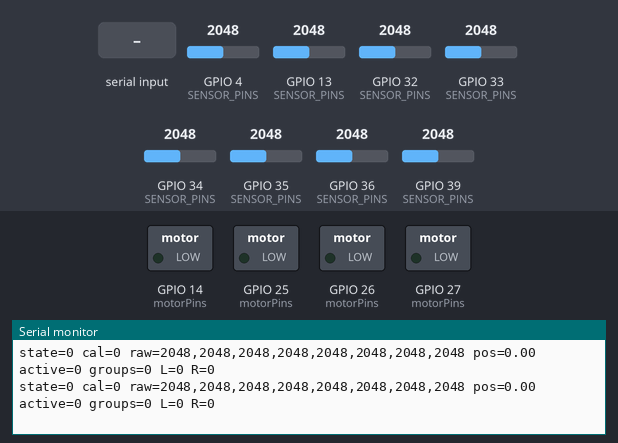
This sketch was run on a simulated ESP32. Parts: switched loads named in the sketch (green lamp = pin HIGH), the last lines printed to the serial monitor. The inputs (shaded band) are chosen by the test bench; at power-on: GPIO 4 (SENSOR_PINS) = 2048, GPIO 13 (SENSOR_PINS) = 2048, GPIO 32 (SENSOR_PINS) = 2048, GPIO 33 (SENSOR_PINS) = 2048, GPIO 34 (SENSOR_PINS) = 2048, GPIO 35 (SENSOR_PINS) = 2048, GPIO 36 (SENSOR_PINS) = 2048, GPIO 39 (SENSOR_PINS) = 2048 (analog values on the 0–4095 scale).

Above: at 1.2 s.
1.3 s: "s" received over Serial
At 1.46 s:
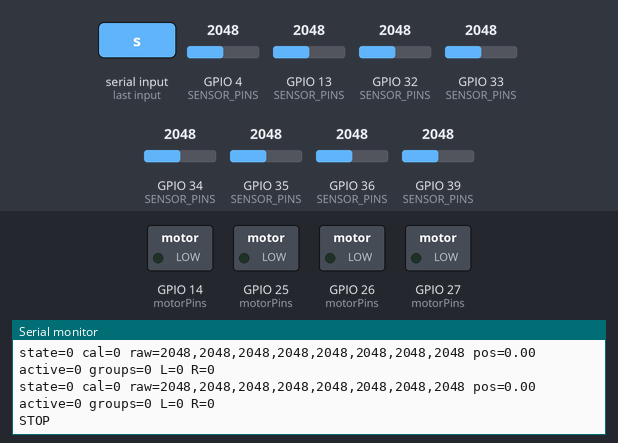
2.8 s: "c" received over Serial
At 2.97 s:
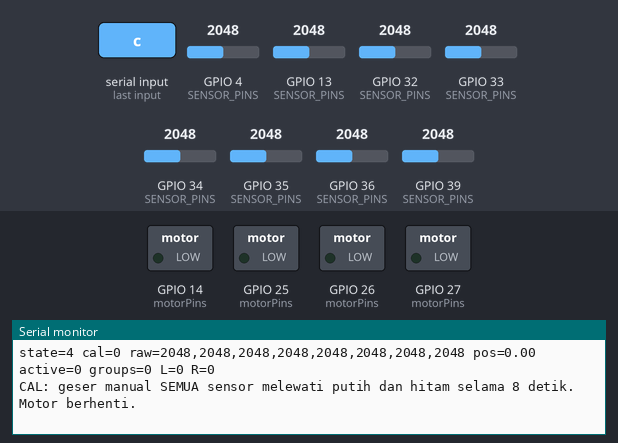
4.3 s: "r" received over Serial
At 4.47 s:
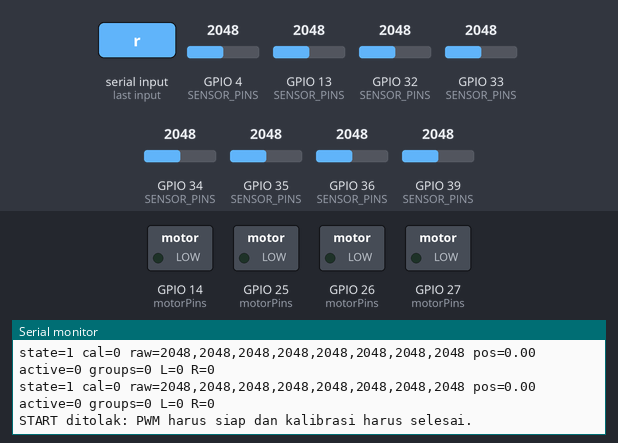
Timing chart, 0 to 7.3 s (numbered marks = the images above; inputs shaded):
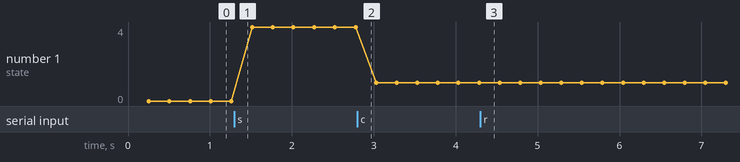

The sketch:

Line_Follower_Bumblebee_YADIKA8_1.0.ino
```cpp
#include <Arduino.h>
#include <esp_arduino_version.h>
#include <math.h>

#if !defined(CONFIG_IDF_TARGET_ESP32)
#error "Pin mapping hanya untuk ESP32 klasik WROOM/DevKit."
#endif
#if ESP_ARDUINO_VERSION_MAJOR < 3
#error "Gunakan Arduino-ESP32 core 3.x."
#endif

namespace Config {
constexpr uint8_t SENSOR_COUNT = 8;
constexpr uint8_t SENSOR_PINS[] = {36, 39, 34, 35, 32, 33, 13, 4};
constexpr uint8_t LEFT_IN1 = 25, LEFT_IN2 = 26, RIGHT_IN1 = 27, RIGHT_IN2 = 14;
constexpr bool INVERT_LEFT = false, INVERT_RIGHT = false;
constexpr int BASE_PWM = 100, CORNER_PWM = 65, MAX_PWM = 180, SEARCH_PWM = 70;
constexpr float KP = 30.0f, KI = 0.0f, KD = 0.15f;
constexpr float INTEGRAL_LIMIT = 1.0f, DERIVATIVE_TIME_CONSTANT_S = 0.015f;
constexpr uint32_t CONTROL_INTERVAL_US = 4000, CONTROL_TIMEOUT_US = 100000;
constexpr uint32_t CALIBRATION_DURATION_MS = 8000, SEARCH_TIMEOUT_MS = 700;
constexpr uint16_t MIN_CALIBRATION_SPAN = 300, ACTIVE_THRESHOLD = 450;
}

enum class RobotState : uint8_t { IDLE, CALIBRATING, RUNNING, SEARCHING, STOPPED, FAULT };
struct SensorReading {
  uint16_t raw[Config::SENSOR_COUNT] = {};
  uint8_t activeCount = 0, groups = 0;
  bool found = false;
  float position = 0.0f;
};

RobotState state = RobotState::IDLE;
SensorReading sensors;
uint16_t calibrationMin[Config::SENSOR_COUNT], calibrationMax[Config::SENSOR_COUNT];
bool calibrated = false, motorsReady = false, pidInitialized = false, telemetryEnabled = true;
float previousError = 0.0f, integral = 0.0f, filteredDerivative = 0.0f;
int lastDirection = 0, commandedLeft = 0, commandedRight = 0;
uint32_t previousControlUs = 0, calibrationStartedMs = 0, searchStartedMs = 0, previousTelemetryMs = 0;

void resetPid() {
  previousError = integral = filteredDerivative = 0.0f;
  pidInitialized = false;
}

void writeMotor(uint8_t in1, uint8_t in2, int pwm, bool invert) {
  pwm = constrain(pwm, -Config::MAX_PWM, Config::MAX_PWM);
  if (invert) pwm = -pwm;
  // Matikan input arah lawan sebelum memberi PWM untuk arah baru.
  if (pwm > 0) {
    ledcWrite(in2, 0);
    ledcWrite(in1, pwm);
  } else {
    ledcWrite(in1, 0);
    ledcWrite(in2, -pwm);
  }
}

void driveMotors(int left, int right) {
  commandedLeft = constrain(left, -Config::MAX_PWM, Config::MAX_PWM);
  commandedRight = constrain(right, -Config::MAX_PWM, Config::MAX_PWM);
  if (!motorsReady) return;
  writeMotor(Config::LEFT_IN1, Config::LEFT_IN2, commandedLeft, Config::INVERT_LEFT);
  writeMotor(Config::RIGHT_IN1, Config::RIGHT_IN2, commandedRight, Config::INVERT_RIGHT);
}

void stopRobot() {
  driveMotors(0, 0);
  resetPid();
  if (state != RobotState::FAULT) state = RobotState::STOPPED;
}

void readSensors() {
  sensors = SensorReading{};
  uint32_t totalStrength = 0;
  float weightedStrength = 0.0f;
  bool previousActive = false;
  for (uint8_t i = 0; i < Config::SENSOR_COUNT; ++i) {
    sensors.raw[i] = analogRead(Config::SENSOR_PINS[i]);
    if (!calibrated) continue;
    const int span = calibrationMax[i] - calibrationMin[i];
    const int normalized = (static_cast<int>(sensors.raw[i]) - calibrationMin[i]) * 1000 / span;
    const uint16_t strength = constrain(normalized, 0, 1000);
    const bool active = strength >= Config::ACTIVE_THRESHOLD;
    if (active) {
      ++sensors.activeCount;
      if (!previousActive) ++sensors.groups;
    }
    previousActive = active;
    // Abaikan pantulan latar lemah agar centroid tidak tertarik ke pusat array.
    if (strength >= 200) {
      totalStrength += strength;
      weightedStrength += (static_cast<float>(i) - 3.5f) * strength;
    }
  }
  sensors.found = sensors.activeCount > 0;
  if (totalStrength > 0) sensors.position = weightedStrength / totalStrength;
}

void beginCalibration() {
  stopRobot();
  calibrated = false;
  lastDirection = 0;
  for (uint8_t i = 0; i < Config::SENSOR_COUNT; ++i) {
    calibrationMin[i] = 4095;
    calibrationMax[i] = 0;
  }
  calibrationStartedMs = millis();
  state = RobotState::CALIBRATING;
  Serial.println("CAL: geser manual SEMUA sensor melewati putih dan hitam selama 8 detik. Motor berhenti.");
}

void updateCalibration() {
  for (uint8_t i = 0; i < Config::SENSOR_COUNT; ++i) {
    calibrationMin[i] = min(calibrationMin[i], sensors.raw[i]);
    calibrationMax[i] = max(calibrationMax[i], sensors.raw[i]);
  }
  if (static_cast<uint32_t>(millis() - calibrationStartedMs) < Config::CALIBRATION_DURATION_MS) return;
  calibrated = true;
  for (uint8_t i = 0; i < Config::SENSOR_COUNT; ++i) {
    Serial.printf("S%u min=%u max=%u\n", i + 1, calibrationMin[i], calibrationMax[i]);
    if (calibrationMax[i] - calibrationMin[i] < Config::MIN_CALIBRATION_SPAN) calibrated = false;
  }
  state = RobotState::IDLE;
  Serial.println(calibrated ? "CAL OK. Letakkan di garis, kirim r untuk start." : "CAL GAGAL. Periksa wiring/ketinggian lalu ulangi c.");
}

void processCommands() {
  for (uint8_t processed = 0; processed < 16 && Serial.available(); ++processed) {
    const char command = Serial.read();
    if (command == 's') {
      stopRobot();
      Serial.println("STOP");
    } else if (command == 'c' && state != RobotState::FAULT) {
      beginCalibration();
    } else if (command == 'r') {
      if (state == RobotState::RUNNING || state == RobotState::SEARCHING) continue;
      if (!motorsReady || !calibrated || state == RobotState::CALIBRATING) {
        Serial.println("START ditolak: PWM harus siap dan kalibrasi harus selesai.");
        continue;
      }
      readSensors();
      if (!sensors.found || sensors.groups != 1 || sensors.activeCount >= 6) {
        Serial.println("START ditolak: letakkan robot di satu garis sempit.");
        continue;
      }
      resetPid();
      lastDirection = sensors.position < -0.15f ? -1 : (sensors.position > 0.15f ? 1 : 0);
      previousControlUs = micros();
      state = RobotState::RUNNING;
      Serial.println("RUN");
    } else if (command == 'd') telemetryEnabled = !telemetryEnabled;
  }
}

void updateTracking(float dt) {
  if (!sensors.found) {
    if (state != RobotState::SEARCHING) {
      searchStartedMs = millis();
      resetPid();
      state = RobotState::SEARCHING;
    }
    if (lastDirection == 0 || static_cast<uint32_t>(millis() - searchStartedMs) >= Config::SEARCH_TIMEOUT_MS) {
      stopRobot();
      Serial.println("STOP: garis hilang. Letakkan kembali di garis lalu kirim r.");
      return;
    }
    driveMotors(lastDirection * Config::SEARCH_PWM, -lastDirection * Config::SEARCH_PWM);
    return;
  }
  // Cabang terpisah dan area hitam lebar memerlukan aturan lintasan khusus.
  if (sensors.groups > 1 || sensors.activeCount >= 6) {
    stopRobot();
    Serial.println("STOP: pola persimpangan/garis lebar ambigu.");
    return;
  }
  state = RobotState::RUNNING;
  const float error = sensors.position;
  if (error < -0.15f) lastDirection = -1;
  else if (error > 0.15f) lastDirection = 1;
  if (!pidInitialized) {
    previousError = error;
    pidInitialized = true;
  }
  const float alpha = dt / (Config::DERIVATIVE_TIME_CONSTANT_S + dt);
  filteredDerivative += alpha * ((error - previousError) / dt - filteredDerivative);
  previousError = error;
  const int targetSpeed = static_cast<int>(Config::BASE_PWM - (Config::BASE_PWM - Config::CORNER_PWM) * min(fabsf(error) / 3.5f, 1.0f));
  const float candidateIntegral = constrain(integral + error * dt, -Config::INTEGRAL_LIMIT, Config::INTEGRAL_LIMIT);
  const float candidateCorrection = Config::KP * error + Config::KI * candidateIntegral + Config::KD * filteredDerivative;
  if (fabsf(candidateCorrection) <= Config::MAX_PWM - targetSpeed) integral = candidateIntegral;
  const float correction = Config::KP * error + Config::KI * integral + Config::KD * filteredDerivative;
  driveMotors(static_cast<int>(targetSpeed + correction), static_cast<int>(targetSpeed - correction));
}

void printTelemetry() {
  if (!telemetryEnabled || state == RobotState::RUNNING || state == RobotState::SEARCHING) return;
  const uint32_t now = millis();
  if (static_cast<uint32_t>(now - previousTelemetryMs) < 250) return;
  previousTelemetryMs = now;
  Serial.printf("state=%u cal=%u raw=", static_cast<unsigned>(state), calibrated ? 1U : 0U);
  for (uint8_t i = 0; i < Config::SENSOR_COUNT; ++i) Serial.printf("%u%s", sensors.raw[i], i == 7 ? "" : ",");
  Serial.printf(" pos=%.2f active=%u groups=%u L=%d R=%d\n", sensors.position, sensors.activeCount, sensors.groups, commandedLeft, commandedRight);
}

void setup() {
  Serial.begin(115200);
  const uint8_t motorPins[] = {Config::LEFT_IN1, Config::LEFT_IN2, Config::RIGHT_IN1, Config::RIGHT_IN2};
  for (const uint8_t pin : motorPins) {
    pinMode(pin, OUTPUT);
    digitalWrite(pin, LOW);
  }
  motorsReady = true;
  for (const uint8_t pin : motorPins) {
    if (!ledcAttach(pin, 20000, 8)) motorsReady = false;
  }
  if (!motorsReady) {
    for (const uint8_t pin : motorPins) {
      ledcDetach(pin);
      digitalWrite(pin, LOW);
    }
    state = RobotState::FAULT;
    Serial.println("FAULT: inisialisasi PWM gagal. Restart setelah diperiksa.");
  }
  analogReadResolution(12);
  analogSetAttenuation(ADC_11db);
  for (const uint8_t pin : Config::SENSOR_PINS) pinMode(pin, INPUT);
  previousControlUs = micros();
  Serial.println("QTR-8A + DRV8833 | c=kalibrasi, r=start, s=stop, d=telemetri idle");
  Serial.println("Sensor kiri->kanan: 36,39,34,35,32,33,13,4. Jangan aktifkan Wi-Fi (ADC2).");
}

void loop() {
  processCommands();
  const uint32_t now = micros();
  const uint32_t elapsed = now - previousControlUs;
  if (elapsed < Config::CONTROL_INTERVAL_US) return;
  previousControlUs = now;
  if ((state == RobotState::RUNNING || state == RobotState::SEARCHING) && elapsed > Config::CONTROL_TIMEOUT_US) {
    stopRobot();
    Serial.println("STOP: jeda kontrol terlalu lama.");
  }
  readSensors();
  if (state == RobotState::CALIBRATING) updateCalibration();
  else if (state == RobotState::RUNNING || state == RobotState::SEARCHING) updateTracking(elapsed * 1.0e-6f);
  printTelemetry();
}
```

Measured:
- after the input at 1.3 s, the serial monitor: prints a new line at once (image 1)
- after the input at 2.8 s, the serial monitor: prints a new line at once (image 2)
- after the input at 4.3 s, the serial monitor: prints a new line at once (image 3)
- plotted number 1: 4 → 1 after the input at 2.8 s
